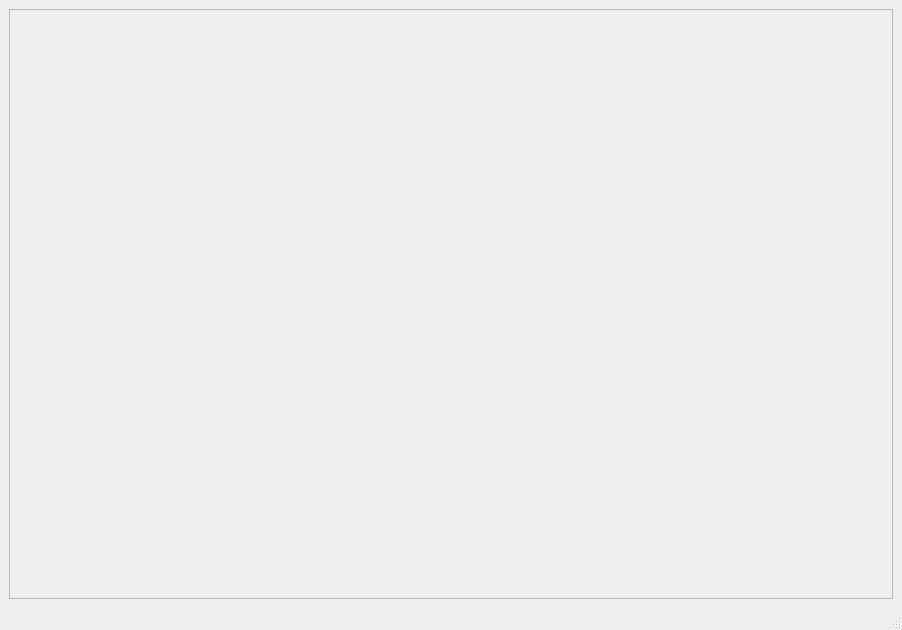
<?xml version="1.0" encoding="UTF-8"?>
<ui version="4.0">
 <class>setAlgPredictWindow</class>
 <widget class="QMainWindow" name="setAlgPredictWindow">
  <property name="geometry">
   <rect>
    <x>0</x>
    <y>0</y>
    <width>902</width>
    <height>630</height>
   </rect>
  </property>
  <property name="windowTitle">
   <string>MainWindow</string>
  </property>
  <widget class="QWidget" name="centralwidget">
   <layout class="QHBoxLayout" name="horizontalLayout_2">
    <item>
     <widget class="QScrollArea" name="scrollArea">
      <property name="widgetResizable">
       <bool>true</bool>
      </property>
      <widget class="QWidget" name="scrollAreaWidgetContents">
       <property name="geometry">
        <rect>
         <x>0</x>
         <y>0</y>
         <width>882</width>
         <height>569</height>
        </rect>
       </property>
       <layout class="QHBoxLayout" name="horizontalLayout"/>
      </widget>
     </widget>
    </item>
   </layout>
  </widget>
  <widget class="QMenuBar" name="menubar">
   <property name="geometry">
    <rect>
     <x>0</x>
     <y>0</y>
     <width>902</width>
     <height>21</height>
    </rect>
   </property>
  </widget>
  <widget class="QStatusBar" name="statusbar"/>
 </widget>
 <resources/>
 <connections/>
</ui>
